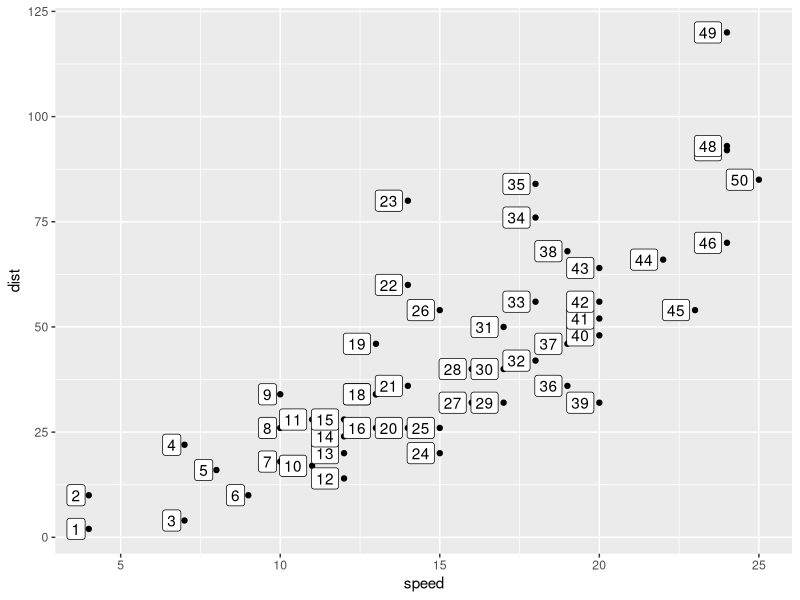
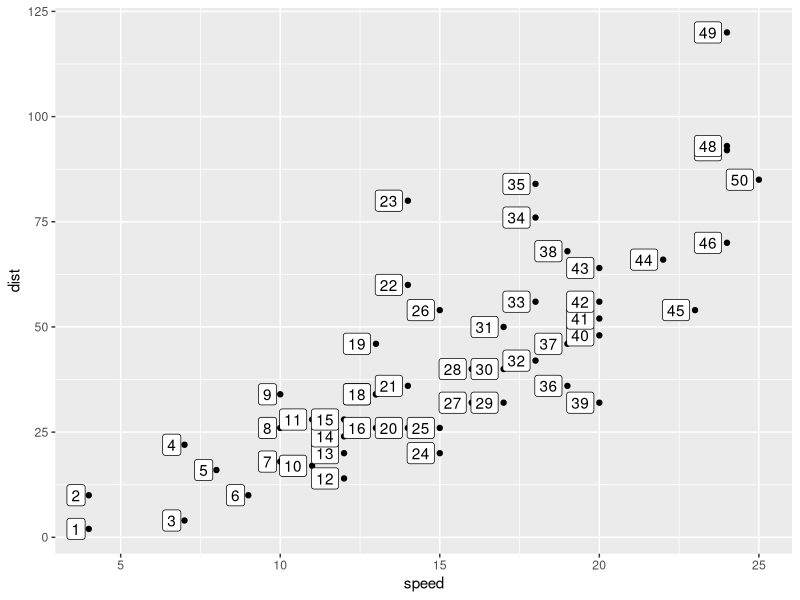
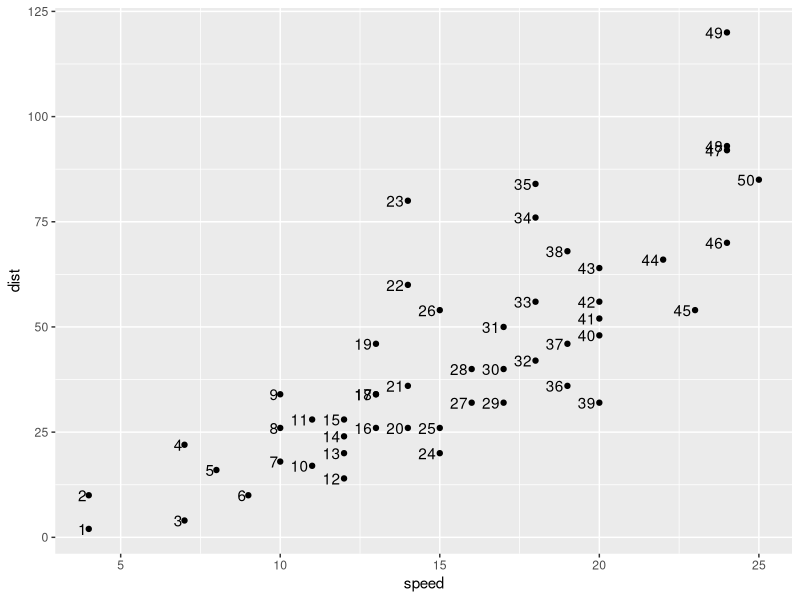
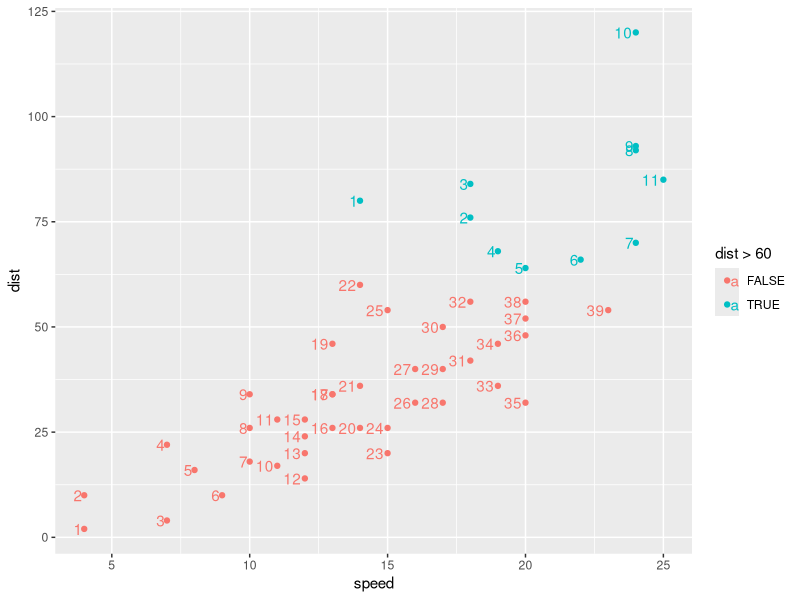
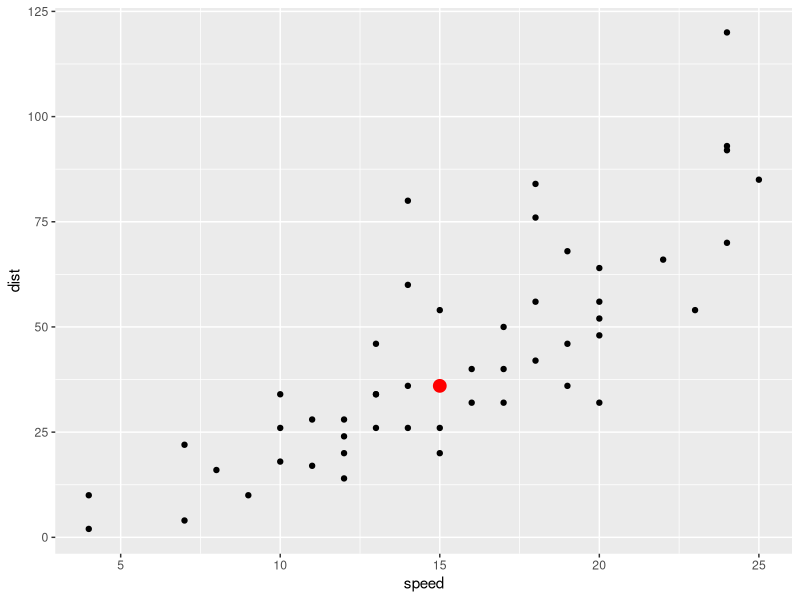
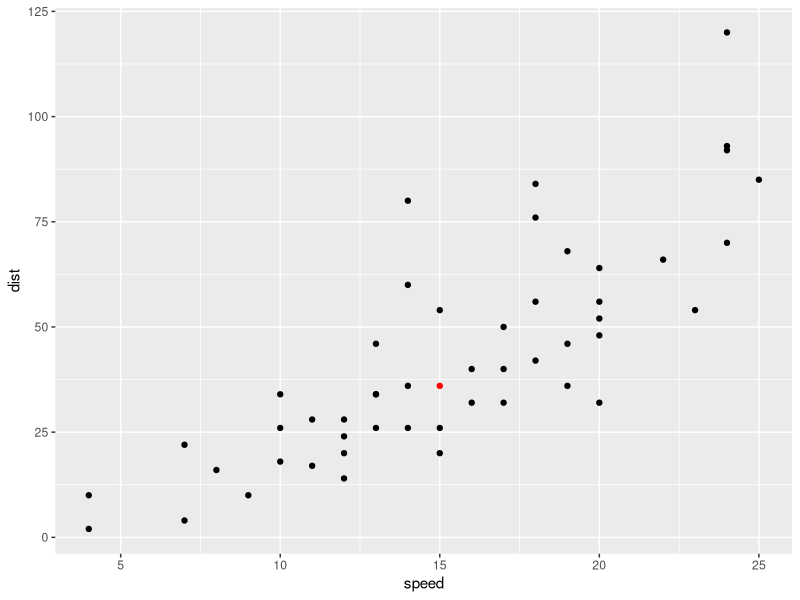
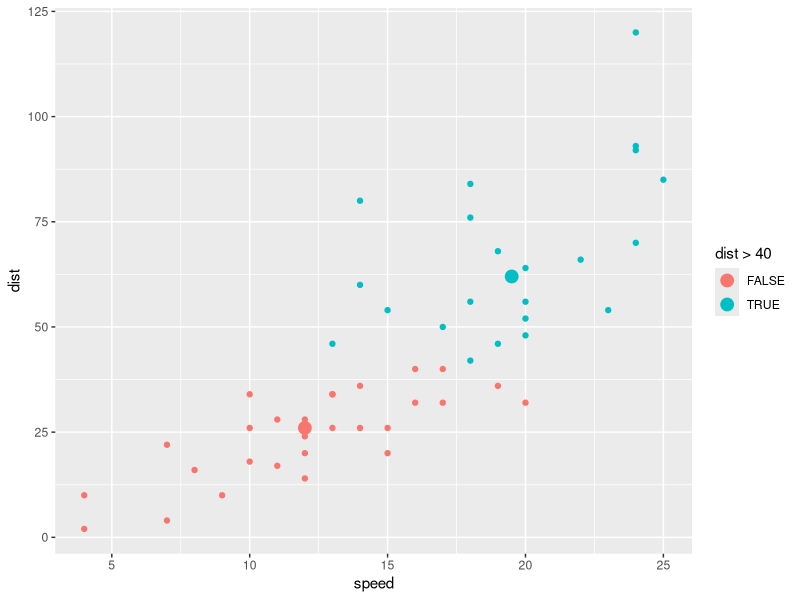
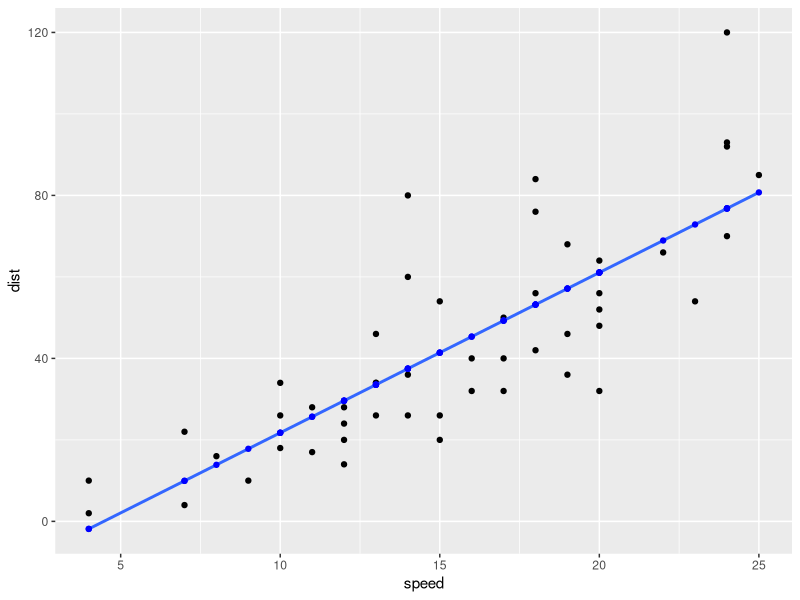

The R script that drew these images, in order:
## ---- chunk 1
knitr::opts_chunk$set(echo = TRUE, message = F, warning = F)
## ---- chunk 2
library(tidyverse)
cars %>% 
  mutate(id_number = row_number()) %>% 
  ggplot() + 
  aes(x = speed, y = dist) + 
  geom_point() + 
  geom_label(aes(label = id_number), 
             hjust = 1.2)
## ---- chunk 3
compute_group_row_number <- function(data, scales){
  
  data %>% 
    # add an additional column called label
    mutate(label = row_number())
  
}

# step 1b test the computation function 
cars %>% 
  # input must have required aesthetic inputs 
  rename(x = speed, y = dist) %>% 
  compute_group_row_number() %>% 
  head()
## ---- chunk 4
StatRownumber <- ggplot2::ggproto(`_class` = "StatRownumber",
                                  `_inherit` = ggplot2::Stat,
                                  required_aes = c("x", "y"),
                                  compute_group = compute_group_row_number)
## ---- chunk 5
stat_row_number <- function(mapping = NULL, data = NULL,
                                  geom = "label",
                           position = "identity", na.rm = FALSE,
                           show.legend = NA,
                           inherit.aes = TRUE, ...) {
  ggplot2::layer(
    stat = StatRownumber, # proto object from step 2
    geom = geom, # inherit other behavior; defaults to GeomLabel
    data = data, 
    mapping = mapping,
    position = position, 
    show.legend = show.legend, 
    inherit.aes = inherit.aes,
    params = list(na.rm = na.rm, ...)
  )
}
## ---- chunk 6
cars %>% 
  ggplot() + 
  aes(x = speed, y = dist) + 
  geom_point() + 
  stat_row_number(hjust = 1.2) # function in action
## ---- chunk 7
cars %>% 
  ggplot() + 
  aes(x = speed, y = dist) + 
  geom_point() + 
  stat_row_number(hjust = 1.2, geom = "text") # or `geom = GeomText`
## ---- chunk 8
last_plot() + 
  aes(color = dist > 60) # Computation is within group
## ---- chunk 9
paste0("(", 1, ", ",3., ")")
## ---- chunk 10
cars %>% 
  summarize(dist_median = median(dist),
            speed_median = median(speed)) ->
cars_medians

cars %>% 
  ggplot() + 
  aes(x = speed) + 
  aes(y = dist) + 
  geom_point() + 
  geom_point(data = cars_medians,
    color = "red", size = 4,
             aes(x = speed_median,
                 y = dist_median))
## ---- chunk 11
compute_group_xy_medians<- function(data, scales){
  data%>% 
    summarize(x = median(x),
            y = median(y)) ->
xy_medians
  xy_medians
}
cars%>%
  rename(x= speed, y=dist)%>%
  compute_group_xy_medians()
## ---- chunk 12
StatXYMedians<-ggplot2::ggproto(`_class` = "StatXYMedians",
                                  `_inherit` = ggplot2::Stat,
                                  required_aes = c("x", "y"),
                                  compute_group = compute_group_xy_medians)
## ---- chunk 13
geom_point_xy_medians <- function(mapping = NULL, data = NULL,
                           position = "identity", na.rm = FALSE,
                           show.legend = NA,
                           inherit.aes = TRUE, ...) {
  ggplot2::layer(
    stat = StatXYMedians, # proto object from step 2
    geom = ggplot2::GeomPoint, # inherit other behavior
    data = data, 
    mapping = mapping,
    position = position, 
    show.legend = show.legend, 
    inherit.aes = inherit.aes,
    params = list(na.rm = na.rm, ...)
  )
}
## ---- chunk 14
cars%>%
  ggplot()+
  aes(x=speed, y=dist)+
  geom_point()+
  geom_point_xy_medians(color= "red")
## ---- chunk 15
cars%>%
  ggplot()+
  aes(x=speed, y=dist, color= dist>40)+
  geom_point()+
  geom_point_xy_medians(size = 4)
## ---- chunk 16
model <- lm(formula = dist ~ speed, data = cars) 

cars %>% 
  mutate(fitted = model$fitted.values) ->
cars_w_fitted

cars %>% 
  ggplot() + 
  aes(x = speed, y = dist) +
  geom_point() + 
  geom_smooth(method = "lm", se = F) + 
  geom_point(data = cars_w_fitted,
             aes(y = fitted),
             color = "blue")
## ---- chunk 17
compute_group_lm_fitted<- function(data, scales){
  model<-lm(formula= y~x, data=data)
  data%>% 
    mutate(y=model$fitted.values)-> data_w_fitted
  data_w_fitted
}
cars%>%
  rename(x= speed, y=dist)%>%
  compute_group_lm_fitted()
## ---- chunk 18
StatLmFitted<-ggplot2::ggproto(`_class` = "StatLmFitted",
                                  `_inherit` = ggplot2::Stat,
                                  required_aes = c("x", "y"),
                                  compute_group = compute_group_lm_fitted)
## ---- chunk 19
geom_point_lm_fitted <- function(mapping = NULL, data = NULL,
                           position = "identity", na.rm = FALSE,
                           show.legend = NA,
                           inherit.aes = TRUE, ...) {
  ggplot2::layer(
    stat = StatLmFitted, # proto object from step 2
    geom = ggplot2::GeomPoint, # inherit other behavior
    data = data, 
    mapping = mapping,
    position = position, 
    show.legend = show.legend, 
    inherit.aes = inherit.aes,
    params = list(na.rm = na.rm, ...)
  )
}
## ---- chunk 20
cars %>% 
  ggplot() + 
  aes(x = speed, y = dist) +
  geom_point() + 
  geom_smooth(method="lm", se= F)+
  geom_point_lm_fitted(color="blue")
